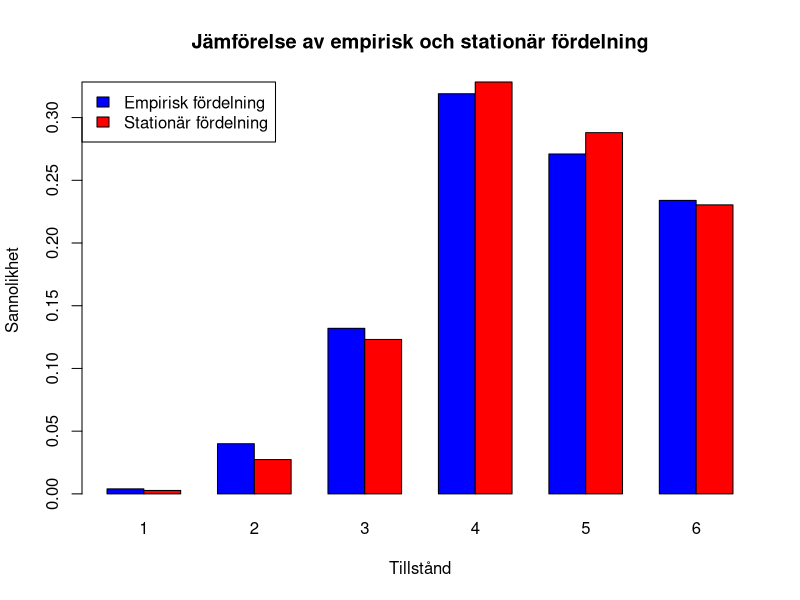

Reproduce this figure in R.
## ---- chunk 1
P <- matrix(c(0, 0, 0, 0.4, 0, 0.6,
0.1, 0.1, 0, 0.4, 0, 0.4,
0, 0.2, 0.2, 0.3, 0, 0.3,
0, 0, 0.3, 0.5, 0, 0.2,
0, 0, 0, 0.4, 0.6, 0,
0, 0, 0, 0, 0.5, 0.5),
nrow = 6,
ncol = 6,
byrow = TRUE)

mpow <- function(A, n) {
resultat <- diag(nrow(A))
potens <- n
while (potens > 0) {
resultat <- A %*% resultat
potens <- potens - 1
}
return(resultat)
}
## ---- chunk 2

Res <- mpow(P,4)
Res2 <- mpow(P,7)
Res3 <- mpow(P,14)
Res4 <- mpow(P,90)

print(Res[6,]) #a)
print(Res2[6,]) #b)
print(Res3[6,]) #c)
print(Res4[6,]) #d)
## ---- chunk 3
print(Res[3,]) #a)
print(Res2[3,]) #b)
print(Res3[3,]) #c)
print(Res4[3,]) #d)
## ---- chunk 4
mpow <- function(A, n) {
resultat <- diag(nrow(A))
potens <- n
while (potens > 0) {
resultat <- A %*% resultat
potens <- potens - 1
}
return(resultat)
}

rows_equal <- function(A, d = 4) {
A_new <- trunc(A * 10^d) # förstora talet och ta heltalsdelen
for (k in 2:nrow(A_new)) {
# Kolla om alla element i rad 1 är lika med motsvarande element i rad k
if (!all(A_new[1, ] == A_new[k, ])) {
# Om något element skiljer sig så är raderna ej lika
return(FALSE)
}
}
# Hamnar vi här så var alla rader lika
return(TRUE)
}

matrices_equal <- function(A, B, d = 4) {
A_new <- trunc(A * 10^d)
B_new <- trunc(B * 10^d)
if (all(A_new == B_new)) {
return(TRUE)
} else {
return(FALSE)
}
}

# Funktion för att hitta det minsta n där P^n konvergerar enligt kriterierna
find_convergence <- function(P, max_iter = 1000, d = 4) {
  n <- 1
  while (n <= max_iter) {
    P_n <- mpow(P, n)       # Beräkna P^n
    P_n_plus_1 <- mpow(P, n + 1)  # Beräkna P^{n+1}
    
    # Kontrollera om P^n ≈ P^{n+1} och om alla rader i P^n är identiska
    if (matrices_equal(P_n, P_n_plus_1, d) && rows_equal(P_n, d)) {
      cat("Konvergens uppnådd vid n =", n, "\n")
      cat("En rad i P^n (med 4 decimalers noggrannhet):\n")
      print(round(P_n[1, ], d))  # Skriv ut en rad med 4 decimaler
      return(n)
    }
    
    n <- n + 1  # Öka n och fortsätt loopen
  }
  
  cat("Ingen konvergens hittades inom", max_iter, "iterationer.\n")
  return(NA)
}
find_convergence(P)
## ---- chunk 5
# Funktion för att beräkna den stationära fördelningen
stationary_distribution <- function(P) {
  n <- nrow(P)  # Antal tillstånd
  I <- diag(n)  # Identitetsmatris
  
  # Skapa ekvationssystemet: pi (I - P) = 0 och sum(pi) = 1
  A <- t(I - P)  # Transponera (I - P) för att matcha ekvationen pi (I - P) = 0
  A <- rbind(A, rep(1, n))  # Lägg till ekvationen sum(pi) = 1
  
  # Högerled: en vektor med nollor och en etta
  b <- c(rep(0, n), 1)
  
  # Lös ekvationssystemet med minsta kvadratmetoden (eftersom systemet är överbestämt)
  pi <- qr.solve(A, b)
  
  return(pi)
}
pi <- stationary_distribution(P)
print("Den stationära fördelningen är:")
print(pi)
## ---- chunk 6
# Funktion för att simulera Markovkedjan
simulate_markov_chain <- function(P, start_state, n_days) {
  n_states <- nrow(P)  
  states <- numeric(n_days)  
  states[1] <- start_state  

  for (day in 2:n_days) {  
    states[day] <- sample(1:n_states, size = 1, prob = P[states[day - 1], ])  
  }  

  return(states)  
}

# Funktion för att beräkna den empiriska fördelningen
empirical_distribution <- function(states, n_states) {
  counts <- table(factor(states, levels = 1:n_states))  # Räkna antalet dagar i varje tillstånd
  distribution <- counts / length(states)  # Normalisera till en fördelning
  return(distribution)
}

# Exempel på användning

start_state <- 5  # Starta i tillstånd 5
n_days <- 1000  # Simulera 1000 dagar

# Simulera Markovkedjan
states <- simulate_markov_chain(P, start_state, n_days)

# Beräkna den empiriska fördelningen
emp_dist <- empirical_distribution(states, nrow(P))

# Beräkna den stationära fördelningen
pi <- stationary_distribution(P)

# Skapa ett stapeldiagram för att jämföra fördelningarna
barplot(rbind(emp_dist, pi), beside = TRUE, col = c("blue", "red"),
        names.arg = 1:nrow(P), xlab = "Tillstånd", ylab = "Sannolikhet",
        main = "Jämförelse av empirisk och stationär fördelning",
        legend.text = c("Empirisk fördelning", "Stationär fördelning"),
        args.legend = list(x = "topleft"))
emp_dist
## ---- chunk 7
# Funktion för att beräkna den empiriska sannolikheten
empirical_probability <- function(states) {
  count_Xn_minus_1_1_and_Xn_5 <- 0  # Räkna antalet gånger X_{n-1} = 1 och X_n = 5
  count_Xn_5 <- 0  # Räkna antalet gånger X_n = 5
  
  for (n in 2:length(states)) {
    if (states[n] == 5) {
      count_Xn_5 <- count_Xn_5 + 1
      if (states[n - 1] == 1) {
        count_Xn_minus_1_1_and_Xn_5 <- count_Xn_minus_1_1_and_Xn_5 + 1
      }
    }
  }
  
  # Beräkna den empiriska sannolikheten
  if (count_Xn_5 > 0) {
    prob <- count_Xn_minus_1_1_and_Xn_5 / count_Xn_5
  } else {
    prob <- 0
  }
  
  return(prob)
}

# Använd simuleringen från uppgift 3
states <- simulate_markov_chain(P, start_state = 5, n_days = 1000)
emp_prob <- empirical_probability(states)
print(paste("Empirisk sannolikhet: ", round(emp_prob, 4)))
## ---- chunk 8
# Teoretisk beräkning med Bayes formel
theoretical_probability <- function(P, pi) {
  P_1_to_5 <- P[1, 5]  # P(X_n = 5 | X_{n-1} = 1)
  pi_1 <- pi[1]  # P(X_{n-1} = 1)
  pi_5 <- pi[5]  # P(X_n = 5)
  
  prob <- (P_1_to_5 * pi_1) / pi_5
  return(prob)
}

# Använd den stationära fördelningen från uppgift 2
pi <- stationary_distribution(P)
theo_prob <- theoretical_probability(P, pi)
print(paste("Teoretisk sannolikhet: ", round(theo_prob, 4)))
